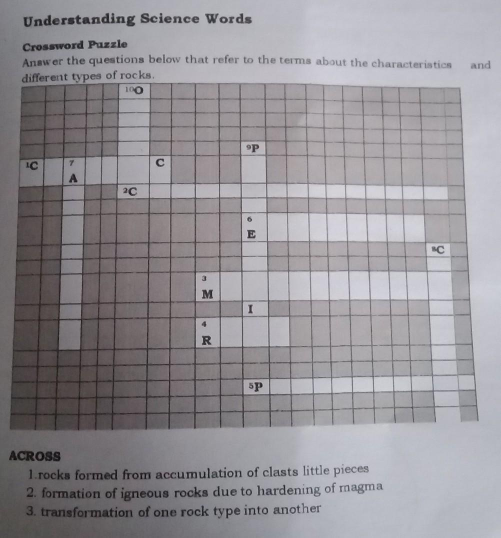
#> input picture module_5/4_5/crossword.jpg, 1001 x 1075 px (shown at 1/2 size)
$ jupyter execute Harris_Sobel.ipynb
#> lines starting #> are read from the running program, lines starting #| are printed output that depends on the picture; after the words box and inside, x2 and y2 are one past the last pixel; in counts of white or black regions, pixels touching at a corner belong together
## Детектор углов Харриса

[cell 1]
import numpy as np
import cv2 as cv

filename = 'crossword.jpg'

img = cv.imread(filename)
#> img is the input picture: shape (1075, 1001, 3); mean B, G, R 150.9, 146.2, 149.2
gray = cv.cvtColor(img,cv.COLOR_BGR2GRAY)
gray = np.float32(gray)

Функция принимает 4 аргумента:
- изображение
- размер блока (участка изображения в пикселях)
- значение апертуры (1,3,5 или 7 - применяется для расчетов второй производной для фильтра), контроль фильтра
- свободное число для дополнительного контроля фильтра

[cell 2]
dst = cv.cornerHarris(gray,2,3,0.04)
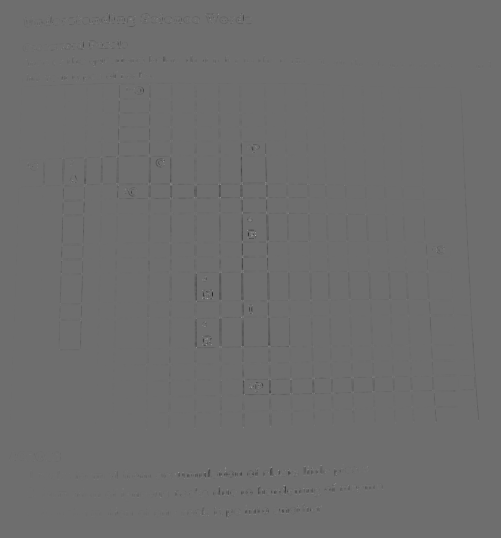
#> dst: shape (1075, 1001) float32 (shown at 1/2 size); min -11662799, max 15285474, mean -37291.1; drawn with min black and max white

[cell 3]
# Процесс дилатации - поможет добавить значимости некоторым "слабым" детекциям
dst = cv.dilate(dst,None)
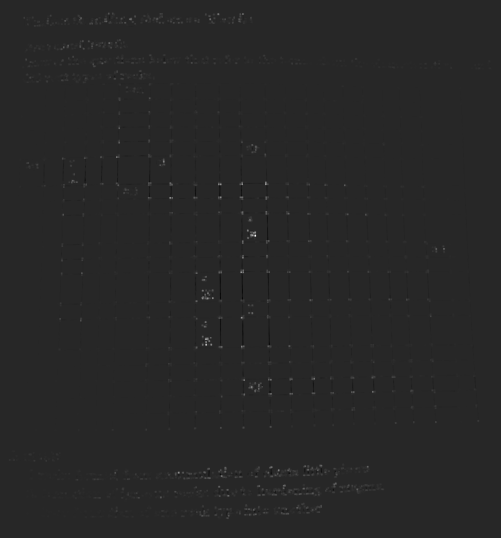
#> dst: shape (1075, 1001) float32 (shown at 1/2 size); min -2763780.2, max 15285474, mean 25089.6; drawn with min black and max white

# Выставление порога для предотвращения дублирования функций Харриса.
img[dst>0.005*dst.max()]=[0,0,255]
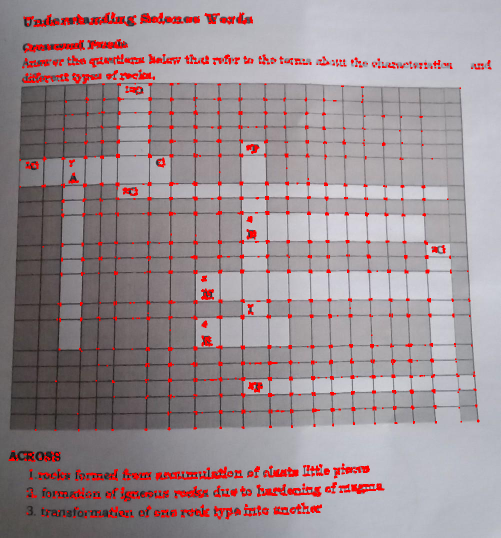
#> img: shape (1075, 1001, 3) (shown at 1/2 size); 4.46% of pixels changed, all inside (x1, y1, x2, y2) = (17, 24, 983, 1039)
cv.imshow('dst',img)

cv.waitKey(0)
cv.destroyAllWindows()

## Суб-пиксельная точность

[cell 4]
filename = 'crossword.jpg'

img = cv.imread(filename)
gray = cv.cvtColor(img,cv.COLOR_BGR2GRAY)

gray = np.float32(gray)
dst = cv.cornerHarris(gray,2,3,0.04)

dst = cv.dilate(dst,None)

ret, dst = cv.threshold(dst,0.01*dst.max(),255,0)
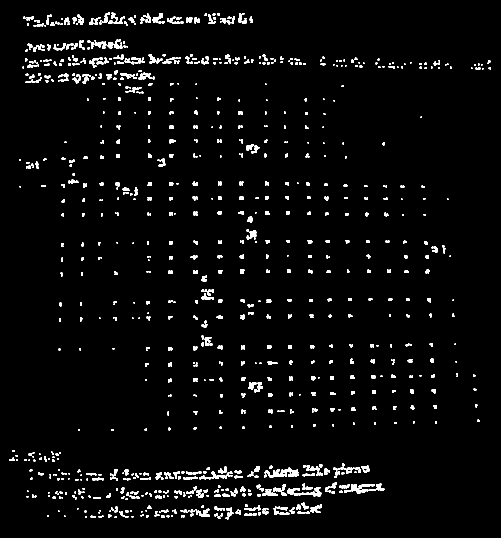
#> dst: shape (1075, 1001) float32 (shown at 1/2 size); 3.4% white; 998 white regions (356 under 20 px), largest, box (x1, y1, x2, y2) and area: (575, 974, 643, 993) 548, (702, 968, 750, 988) 453, (529, 938, 574, 955) 397
#> ret = 152854.7
dst = np.uint8(dst)

# Найти центроиды - центр значений для каждого найденного угла
ret, labels, stats, centroids = cv.connectedComponentsWithStats(dst)
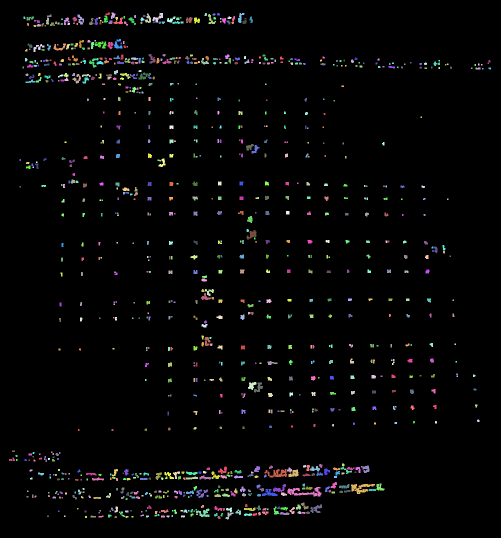
#> labels: shape (1075, 1001) int32 (shown at 1/2 size); 999 distinct labels, from 0 to 998; one colour per label, 0 black
#> ret = 999; stats = 999 rows, first 6: [0, 0, 1001, 1075, 1039641], [211, 25, 9, 5, 34], [222, 25, 9, 13, 79], [290, 27, 12, 19, 127], [305, 26, 21, 19, 171], [409, 26, 5, 6, 25]; centroids = 999 pairs, first value 23.88 to 979.2, second value 27.32 to 1034.6

# С этой функцией мы уже сталкивались - задаем критерий для остановки алгоритма
criteria = (cv.TERM_CRITERIA_EPS + cv.TERM_CRITERIA_MAX_ITER, 100, 0.001)
corners = cv.cornerSubPix(gray,np.float32(centroids),(5,5),(-1,-1),criteria)
#> corners = 999 pairs, first value 23.88 to 979.4, second value 26.43 to 1034.7

# Отображаем получившийся результат
res = np.hstack((centroids,corners))
#> res = 999 rows, first 6: [502.6, 536.1, 502.6, 536.1], [215.4, 27.32, 218.6, 26.48], [225.5, 30.72, 225.5, 30.72], [296.2, 37.54, 298.4, 37.8], [315.9, 35.1, 317.4, 35.73], [411.1, 28.68, 409.5, 27.6]
res = np.int0(res)
#> res = 999 rows, first 6: [502, 536, 502, 536], [215, 27, 218, 26], [225, 30, 225, 30], [296, 37, 298, 37], [315, 35, 317, 35], [411, 28, 409, 27]
img[res[:,1],res[:,0]]=[0,0,255]
img[res[:,3],res[:,2]] = [0,255,0]
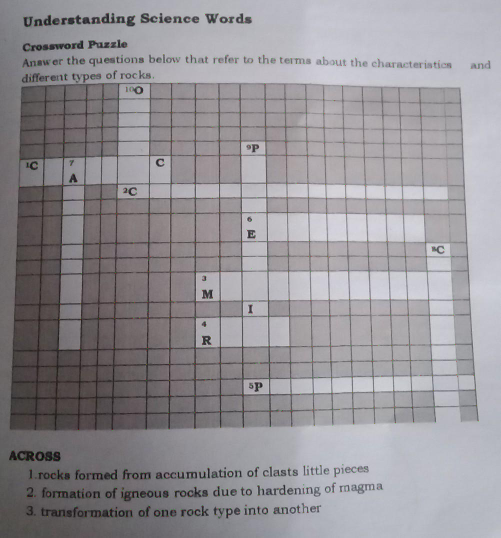
#> img: shape (1075, 1001, 3) (shown at 1/2 size); mean B, G, R 150.7, 146.3, 149.2
cv.imwrite('subpixel.png',img)
#> Out = True

## Оператор Собеля

[cell 5]
from matplotlib import pyplot as plt

img = cv.imread('crossword.jpg',0)
#> img: shape (1075, 1001); min 0, max 226, mean 147.6

sobelx = cv.Sobel(img,cv.CV_8U,1,0,ksize=5)
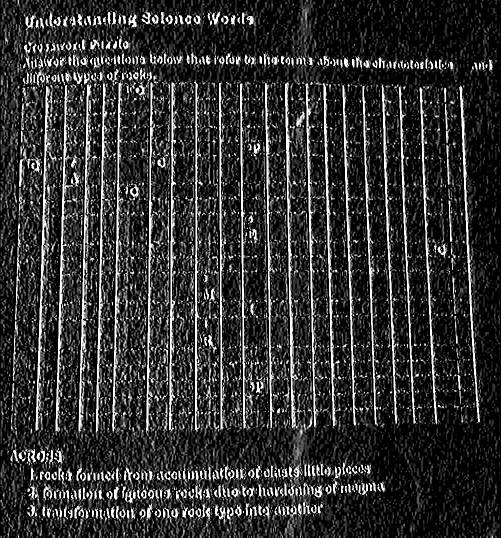
#> sobelx: shape (1075, 1001) (shown at 1/2 size); min 0, max 255, mean 49.7
sobely = cv.Sobel(img,cv.CV_8U,0,1,ksize=5)
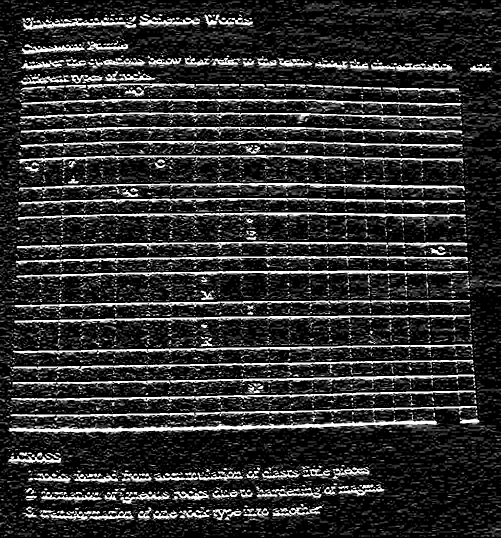
#> sobely: shape (1075, 1001) (shown at 1/2 size); min 0, max 255, mean 46.6

fig = plt.figure(figsize=(25, 25))
ax1 = fig.add_subplot(231)
ax1.imshow(img,cmap = 'gray')
ax1.set_title('ORIGINAL')
plt.subplot(232),plt.imshow(sobelx, cmap = 'gray'),plt.title('Sobel X')
plt.subplot(233),plt.imshow(sobely, cmap = 'gray'),plt.title('Sobel Y')
plt.show()

Как вы могли заметить, результат оказался немного неточным и "шумным". Дело в том, что значения, с которыми работает оператор Собеля, могут сильно повлиять на итоговый результат. При использовании CV_8U, мы убираем отрицательные значения (unsigned integer), которые могут появляться в результате перемножения на маску Собеля. Чтобы этого не допустить, попробуем использовать CV_64F (64-битное число с плавающей точкой), хотя, будет достаточно и 16 бит.

[cell 6]
img = cv.imread('crossword.jpg',0)

sobelx = cv.Sobel(img,cv.CV_64F,1,0,ksize=5)
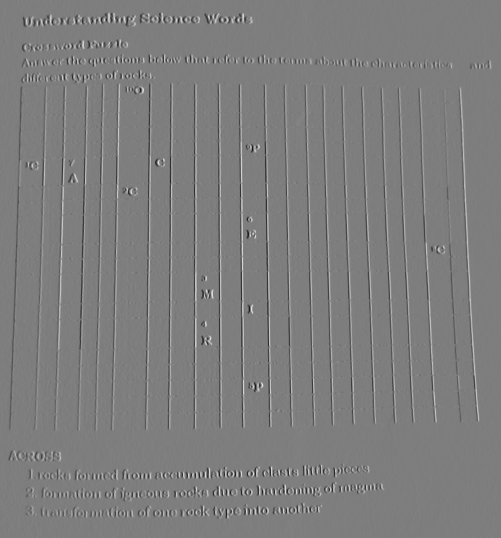
#> sobelx: shape (1075, 1001) float64 (shown at 1/2 size); min -6857, max 7021, mean 11.1; drawn with min black and max white
sobely = cv.Sobel(img,cv.CV_64F,0,1,ksize=5)
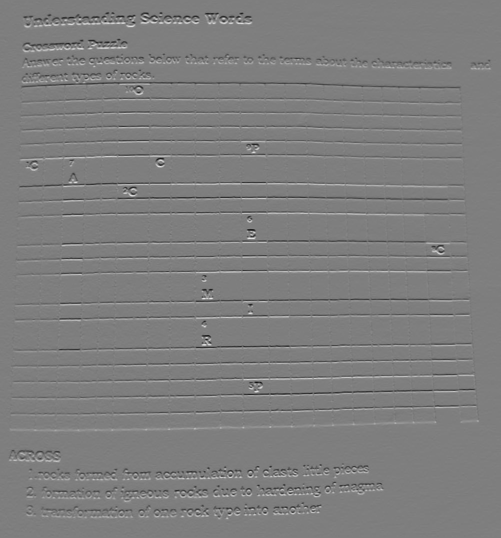
#> sobely: shape (1075, 1001) float64 (shown at 1/2 size); min -6053, max 6139, mean -4.5; drawn with min black and max white

fig = plt.figure(figsize=(25, 25))
ax1 = fig.add_subplot(231)
ax1.imshow(img,cmap = 'gray')
ax1.set_title('ORIGINAL')
plt.subplot(232),plt.imshow(sobelx, cmap = 'gray'),plt.title('Sobel X')
plt.subplot(233),plt.imshow(sobely, cmap = 'gray'),plt.title('Sobel Y')
plt.show()
